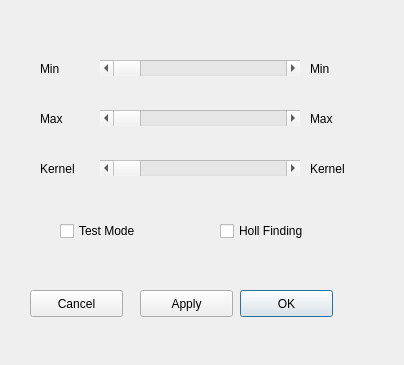
<?xml version="1.0" encoding="UTF-8"?>
<ui version="4.0">
 <class>Dialog</class>
 <widget class="QDialog" name="Dialog">
  <property name="geometry">
   <rect>
    <x>0</x>
    <y>0</y>
    <width>404</width>
    <height>365</height>
   </rect>
  </property>
  <property name="windowTitle">
   <string>Dialog</string>
  </property>
  <widget class="QScrollBar" name="scrMin">
   <property name="geometry">
    <rect>
     <x>100</x>
     <y>60</y>
     <width>200</width>
     <height>16</height>
    </rect>
   </property>
   <property name="maximum">
    <number>255</number>
   </property>
   <property name="orientation">
    <enum>Qt::Horizontal</enum>
   </property>
  </widget>
  <widget class="QScrollBar" name="ScrMax">
   <property name="geometry">
    <rect>
     <x>100</x>
     <y>110</y>
     <width>200</width>
     <height>16</height>
    </rect>
   </property>
   <property name="maximum">
    <number>255</number>
   </property>
   <property name="orientation">
    <enum>Qt::Horizontal</enum>
   </property>
  </widget>
  <widget class="QScrollBar" name="scrKernel">
   <property name="geometry">
    <rect>
     <x>100</x>
     <y>160</y>
     <width>200</width>
     <height>16</height>
    </rect>
   </property>
   <property name="minimum">
    <number>1</number>
   </property>
   <property name="maximum">
    <number>255</number>
   </property>
   <property name="orientation">
    <enum>Qt::Horizontal</enum>
   </property>
  </widget>
  <widget class="QLabel" name="label">
   <property name="geometry">
    <rect>
     <x>40</x>
     <y>60</y>
     <width>62</width>
     <height>17</height>
    </rect>
   </property>
   <property name="text">
    <string>Min</string>
   </property>
  </widget>
  <widget class="QLabel" name="label_2">
   <property name="geometry">
    <rect>
     <x>40</x>
     <y>110</y>
     <width>62</width>
     <height>17</height>
    </rect>
   </property>
   <property name="text">
    <string>Max</string>
   </property>
  </widget>
  <widget class="QLabel" name="label_3">
   <property name="geometry">
    <rect>
     <x>40</x>
     <y>160</y>
     <width>62</width>
     <height>17</height>
    </rect>
   </property>
   <property name="text">
    <string>Kernel</string>
   </property>
  </widget>
  <widget class="QLabel" name="lblKernel">
   <property name="geometry">
    <rect>
     <x>310</x>
     <y>160</y>
     <width>62</width>
     <height>17</height>
    </rect>
   </property>
   <property name="text">
    <string>Kernel</string>
   </property>
  </widget>
  <widget class="QLabel" name="lblMax">
   <property name="geometry">
    <rect>
     <x>310</x>
     <y>110</y>
     <width>62</width>
     <height>17</height>
    </rect>
   </property>
   <property name="text">
    <string>Max</string>
   </property>
  </widget>
  <widget class="QLabel" name="lblMin">
   <property name="geometry">
    <rect>
     <x>310</x>
     <y>60</y>
     <width>62</width>
     <height>17</height>
    </rect>
   </property>
   <property name="text">
    <string>Min</string>
   </property>
  </widget>
  <widget class="QPushButton" name="brnOK">
   <property name="geometry">
    <rect>
     <x>240</x>
     <y>290</y>
     <width>93</width>
     <height>27</height>
    </rect>
   </property>
   <property name="text">
    <string>OK</string>
   </property>
  </widget>
  <widget class="QPushButton" name="btnCancel">
   <property name="geometry">
    <rect>
     <x>30</x>
     <y>290</y>
     <width>93</width>
     <height>27</height>
    </rect>
   </property>
   <property name="text">
    <string>Cancel</string>
   </property>
  </widget>
  <widget class="QPushButton" name="brnApply">
   <property name="geometry">
    <rect>
     <x>140</x>
     <y>290</y>
     <width>93</width>
     <height>27</height>
    </rect>
   </property>
   <property name="text">
    <string>Apply</string>
   </property>
  </widget>
  <widget class="QCheckBox" name="rbnCameraMode">
   <property name="geometry">
    <rect>
     <x>60</x>
     <y>220</y>
     <width>93</width>
     <height>22</height>
    </rect>
   </property>
   <property name="text">
    <string>Test Mode</string>
   </property>
  </widget>
  <widget class="QCheckBox" name="rbnHoll">
   <property name="geometry">
    <rect>
     <x>220</x>
     <y>220</y>
     <width>111</width>
     <height>22</height>
    </rect>
   </property>
   <property name="text">
    <string>Holl Finding</string>
   </property>
  </widget>
 </widget>
 <resources/>
 <connections/>
</ui>
